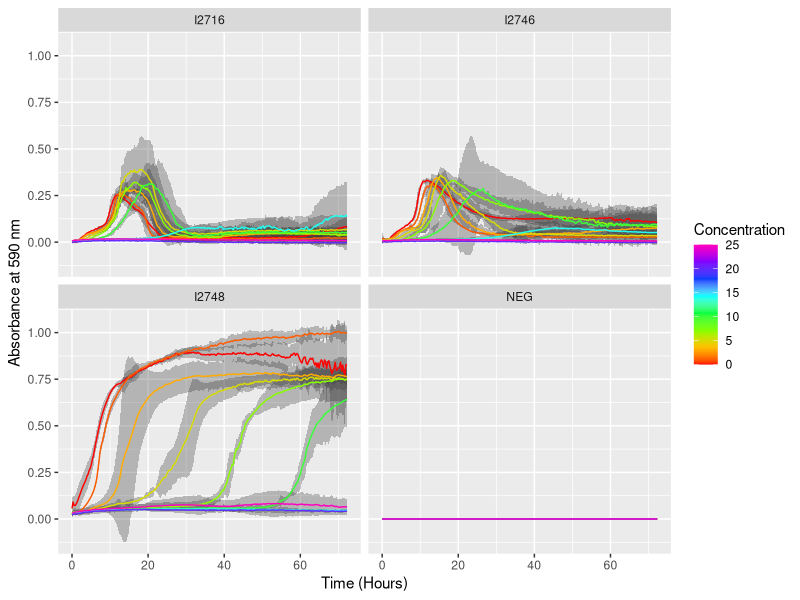

Generate this figure with R:
library(reshape2)
library(dplyr)
library(ggplot2)

# Read in the raw data and the platemap. You may need to first change your
# working directory with the setwd command.
rawdata <- read.table("20160519_AsIII_I16,46,48.asc.txt")
platemap <- read.csv("20160519_Platemap_MIC_Grofit.csv")

#remove time temporarily from dataset
time=rawdata[1]
rawdata=rawdata[,-1]

#define negative controls and subtract from dataset
neg0=data.frame(rawdata[,1])
neg1=data.frame(rawdata[,2])
neg3=data.frame(rawdata[,3])
neg5=data.frame(rawdata[,4])
neg7=data.frame(rawdata[,5])
neg10=data.frame(rawdata[,6])
neg14=data.frame(rawdata[,7])
neg20=data.frame(rawdata[,8])
neg25=data.frame(rawdata[,9])
neg=data.frame(cbind(neg0,neg1,neg3,neg5,neg7,neg10,neg14,neg20,neg25))
negA=data.frame(cbind(neg, rep(neg0,3)))
negB=data.frame(cbind(neg, rep(neg1,3)))
negC=data.frame(cbind(neg, rep(neg3,3)))
negD=data.frame(cbind(neg, rep(neg5,3)))
negE=data.frame(cbind(neg, rep(neg7,3)))
negF=data.frame(cbind(neg, rep(neg10,3)))
negG=data.frame(cbind(neg,neg14,neg25,neg14))
negH=data.frame(cbind(neg,neg20,neg25,neg20))
neg=data.frame(cbind(negA,negB,negC,negD,negE,negF,negG,negH))
rawdata= rawdata - neg

#add time back to data
rawdata=cbind(time, rawdata)

#add time and well infromation to data (warning message is OK in first line)
labels=read.csv("Time,wells.csv", header=FALSE)
labels=t(labels)
rawdata=t(rawdata)
rawdata=cbind(labels,rawdata)
rawdata=data.frame(rawdata, row.names=TRUE)
rawdata=data.frame(t(rawdata))

#remove s from time column
rawdata$Time=gsub('s', '', rawdata$Time)

# Reshape the data. Instead of rows containing the Time, Temperature,
# and readings for each Well, rows will contain the Time, Temperature, a
# Well ID, and the reading at that Well.
reshaped <- melt(rawdata, id="Time", variable.name="Well",
                 value.name="OD590")

# Add information about the experiment from the plate map. For each Well
# defined in both the reshaped data and the platemap, each resulting row
# will contain the absorbance measurement as well as the additional columns
# and values from the platemap.
annotated <- inner_join(reshaped, platemap, by="Well")

# Save the annotated data as a CSV for storing, sharing, etc.
write.csv(annotated, "20160519_MIC_annotated.csv")

conf_int95 <- function(data) {
  n <- length(data)
  error <- qt(0.975, df=n-1) * sd(data)/sqrt(n)
  return(error)
}

#make OD590 a number
OD590=as.numeric(annotated$OD590)
annotated=cbind(annotated,OD590)
annotated=annotated[,-3]

#make time a number
time=as.numeric(annotated$Time)
annotated2=cbind(annotated,time)
annotated=annotated2[,-1]

# Group the data by the different experimental variables and calculate the
# sample size, average OD600, and 95% confidence limits around the mean
# among the replicates. Also remove all records where the Strain is NA.
stats <- annotated %>%
  group_by(Strain, Concentration, time) %>%
  summarise(N=length(OD590),
            Average=mean(OD590),
            CI95=conf_int95(OD590)) %>%
  filter(!is.na(Strain))

# Plot the average OD600 over time for each strain in each environment
ggplot(data=stats, aes(x=time/3600, y=Average, color=Concentration, group=Concentration)) +
  geom_ribbon(aes(ymin=Average-CI95, ymax=Average+CI95, color=Concentration),
              color=NA, alpha=0.3) +
  geom_line(aes(color=Concentration)) +
  scale_color_gradientn(colours=rainbow(8)) +
  facet_wrap(~Strain, nrow=2) +
  labs(x="Time (Hours)", y="Absorbance at 590 nm")
